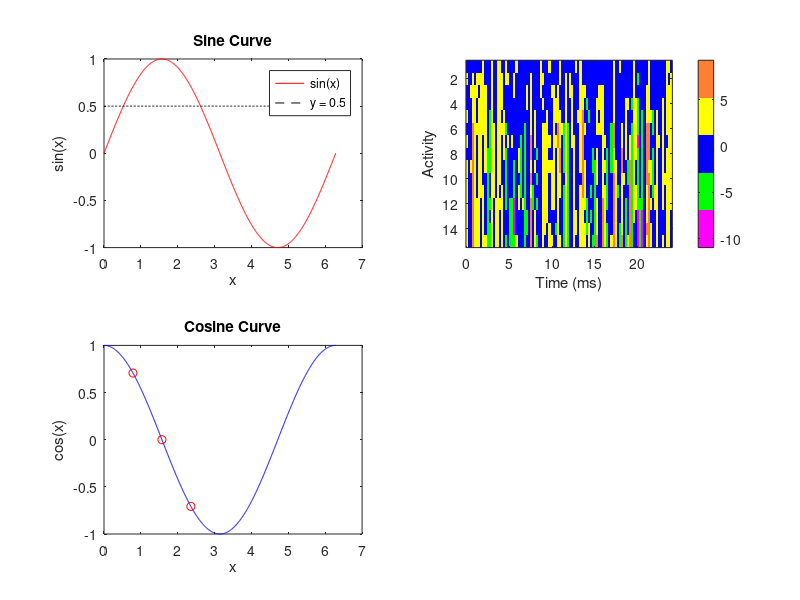

Here is the MATLAB script that generated this plot: (Note: this script raises an error after producing the figure.)
%% uglyPlot

% Define x values
x = linspace(0, 2*pi, 1000);

% Define y values for various functions
y1 = sin(x);
y2 = cos(x);
y3 = tan(x);
y4 = log(x + 1); % Adding 1 to avoid negative values and log(0)
y_cot = cot(x); % Cotangent values

% Create a new figure
hFig = figure(2); clf;

% First subplot: sine curve
subplot(2, 2, 1);
plot(x, y1, 'r'); 
hold on; % Keep the current plot and add new plots to it
plot(x, 0.5*ones(size(x)), 'k--'); % Dashed line at y = 0.5
title('Sine Curve');
xlabel('x');
ylabel('sin(x)');
legend('sin(x)', 'y = 0.5');

% Second subplot: cosine curve
subplot(2, 2, 3);
plot(x, y2, 'b'); 
hold on;
% Sample points
x_points = [pi/4, pi/2, 3*pi/4];
y_points = cos(x_points);
plot(x_points, y_points, 'ro'); % red circles
title('Cosine Curve');
xlabel('x');
ylabel('cos(x)');

% ac
time = linspace(0, 24, 100); % Time from 0 to 24 hours
activity = cumsum(randn(15, 100)); % Random walk for activity
subplot(2, 2, 2);
uglyColors = [1 0 1; 0 1 0; 0 0 1; 1 1 0; 1 0.5 0.2];
colormap(uglyColors);
imagesc(time, [], activity);
ylabel('Activity');
xlabel('Time (ms)');
c = colorbar;
c.Title.String = 'Zscore';

% Activity plot 
time = linspace(0, 24, 100); % Time from 0 to 24 hours
activity = cumsum(randn(15, 100)).*2; % Random walk for activity
subplot(2, 2, 4);
uglyColors = [1 0 1; 0 1 0; 0 0 1; 1 1 0; 1 0.5 0.2];
colormap(uglyColors);
% Plot the activity data
imagesc(time, [], activity);
ylabel('Activity');
xlabel('Time (ms)');
c2 = colorbar;
c2.Title.String = 'Zscore';

prettify_plot;


set(hFig, 'SizeChangedFcn', @(src, evnt)wrapTitle(hFig));
